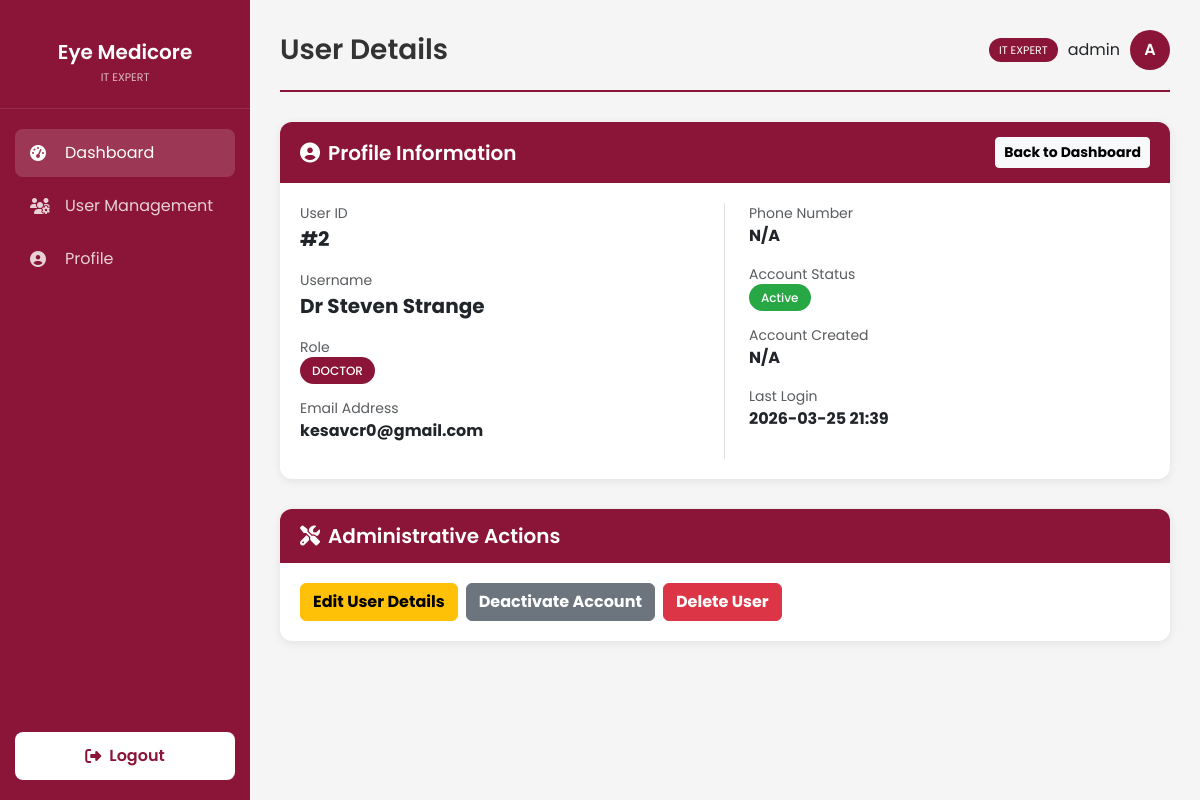
The app's page /admin/view_user/2 (signed in), older data.
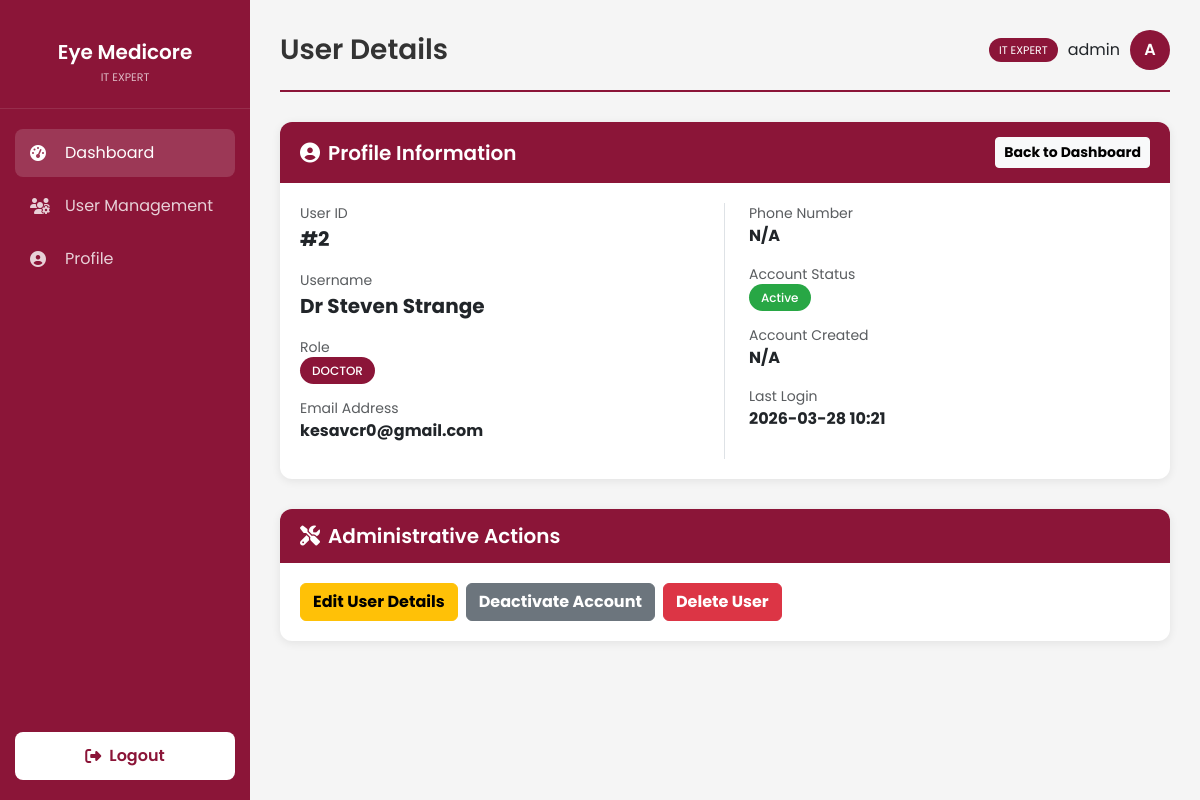
The same page, newer data.
### models.py (models this page shows, shortened)
class User(UserMixin, db.Model):
    id = db.Column(db.Integer, primary_key=True)
    username = db.Column(db.String(100), unique=True, nullable=False)
    password_hash = db.Column(db.String(200), nullable=False)
    role = db.Column(db.String(20), nullable=False, default='staff') # it_expert, doctor, staff
    email = db.Column(db.String(120), unique=True)
    phone_number = db.Column(db.String(20))
    account_status = db.Column(db.String(20), default='Active')
    created_at = db.Column(db.DateTime, default=get_local_time)
    last_login = db.Column(db.DateTime)
    otp_secret = db.Column(db.String(6))
    otp_expiry = db.Column(db.DateTime)
    doctor_id = db.Column(db.Integer, db.ForeignKey('user.id'), nullable=True)
    doctor = db.relationship('User', remote_side=[id], backref='staff_members')

### app.py (the view)
@app.route('/admin/view_user/<int:user_id>')
@login_required
@role_required('it_expert')
def view_user(user_id):
    user = User.query.get_or_404(user_id)
    return render_template('view_user_profile.html', user=user)

### app.py (called while the page is built)
@login_manager.user_loader
def load_user(user_id):
    return User.query.get(int(user_id))

def role_required(role):
    def decorator(f):
        @wraps(f)
        def decorated_function(*args, **kwargs):
            if not current_user.is_authenticated or current_user.role != role:
                flash('You do not have permission to access this page.', 'danger')
                return redirect(url_for('index'))
            return f(*args, **kwargs)
        return decorated_function
    return decorator

### templates/view_user_profile.html (shortened to what the changed rows need)
{% extends "base_dashboard.html" %}
{% block page_title %}User Details{% endblock %}
{% block content %}
<div class="card">
    <div class="card-body">
        <div class="row">
            <div class="col-md-6 border-end">
                <div class="mb-3">
                    <div class="text-muted small">User ID</div>
                    <div class="fw-bold fs-5">#{{ user.id }}</div>
                </div>
                <div class="mb-3">
                    <div class="text-muted small">Username</div>
                    <div class="fw-bold fs-5">{{ user.username }}</div>
                </div>
                <div class="mb-3">
                    <div class="fw-bold">
                        <span
                            class="badge-role badge-{{ 'doctor' if user.role == 'doctor' else 'staff' if user.role == 'staff' else 'admin' }}">
                            {{ user.role|upper }}
                        </span>
                    </div>
                </div>
                <div class="mb-3">
                    <div class="text-muted small">Email Address</div>
                    <div class="fw-bold">{{ user.email if user.email else 'N/A' }}</div>
                </div>
            </div>
            <div class="col-md-6 ps-4">
                <div class="mb-3">
                    <div class="text-muted small">Phone Number</div>
                    <div class="fw-bold">{{ user.phone_number if user.phone_number else 'N/A' }}</div>
                </div>
                <div class="mb-3">
                    <div class="fw-bold">
                        <span
                            class="badge-role badge-{{ 'active' if user.account_status == 'Active' else 'inactive' }}">
                            {{ user.account_status if user.account_status else 'Active' }}
                        </span>
                    </div>
                </div>
                <div class="mb-3">
                    <div class="text-muted small">Account Created</div>
                    <div class="fw-bold">{{ user.created_at.strftime('%Y-%m-%d %H:%M') if user.created_at else 'N/A' }}
                    </div>
                </div>
                <div class="mb-0">
                    <div class="text-muted small">Last Login</div>
                    <div class="fw-bold">{{ user.last_login.strftime('%Y-%m-%d %H:%M') if user.last_login else 'Never'
                        }}</div>
                </div>
            </div>
        </div>
    </div>
</div>
<div class="card mt-4">
    <div class="card-body">
        <div class="d-flex gap-2">
            {% if user.id != current_user.id %}
            <form action="/admin/toggle_status/{{ user.id }}" method="POST" class="d-inline">
                <button type="submit"
                    class="btn btn-{{ 'secondary' if user.account_status == 'Active' else 'success' }} fw-bold">
                    {{ 'Deactivate Account' if user.account_status == 'Active' else 'Activate Account' }}
                </button>
            </form>
            <form action="/admin/delete_user/{{ user.id }}" method="POST" class="d-inline"
                data-confirm="Are you sure you want to delete this user permanently?">
                <button type="submit" class="btn btn-danger fw-bold">Delete User</button>
            </form>
            {% else %}
            <span class="text-muted align-self-center"><i class="fas fa-info-circle me-1"></i>You cannot modify your own
                status.</span>
            {% endif %}
        </div>
    </div>
</div>
{% endblock %}

Row changes from the older to the newer data that the page shows:
changed User "Dr Steven Strange": last_login "2026-03-25 21:39" → "2026-03-28 10:21"
